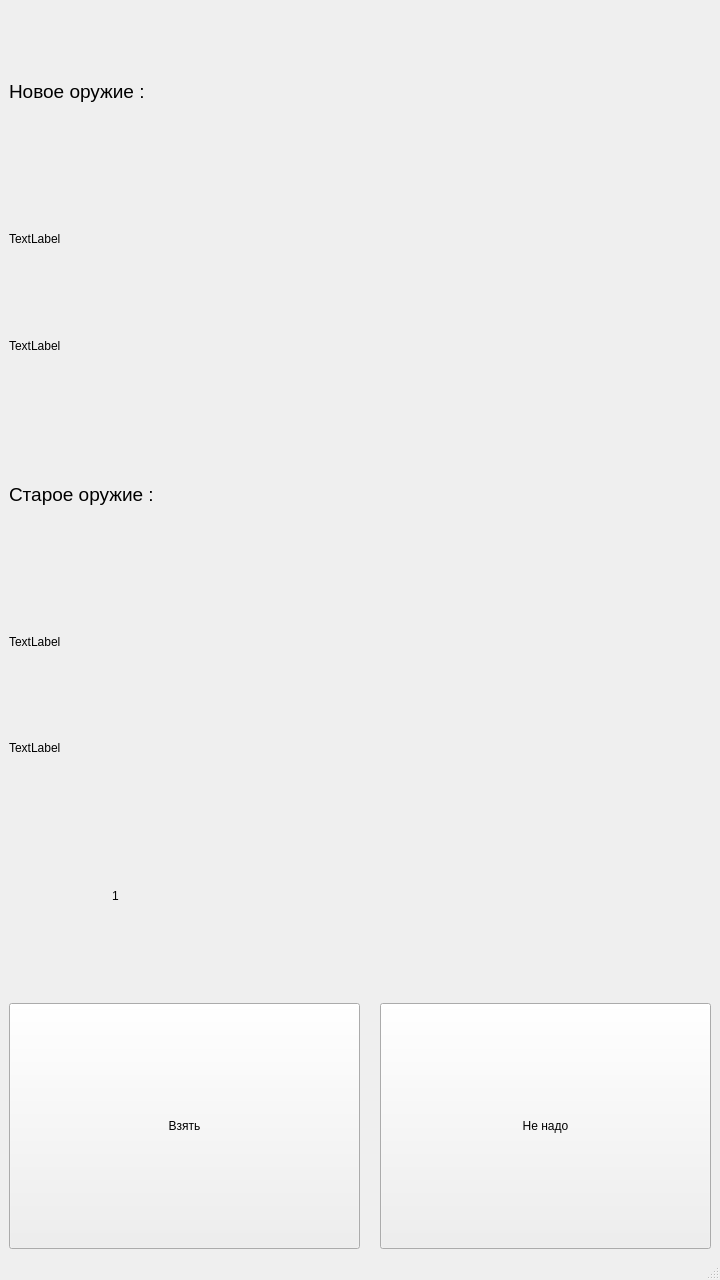
<?xml version="1.0" encoding="UTF-8"?>
<ui version="4.0">
 <class>Loot</class>
 <widget class="QMainWindow" name="Loot">
  <property name="geometry">
   <rect>
    <x>0</x>
    <y>0</y>
    <width>720</width>
    <height>1280</height>
   </rect>
  </property>
  <property name="windowTitle">
   <string>Loot</string>
  </property>
  <widget class="QWidget" name="centralwidget">
   <layout class="QGridLayout" name="gridLayout" rowstretch="2,1,1,2,1,1,2,3" columnstretch="1,1,2,4" rowminimumheight="0,0,0,0,0,0,0,0">
    <property name="horizontalSpacing">
     <number>20</number>
    </property>
    <property name="verticalSpacing">
     <number>25</number>
    </property>
    <item row="0" column="0" colspan="4">
     <widget class="QLabel" name="label_2">
      <property name="font">
       <font>
        <pointsize>14</pointsize>
        <weight>50</weight>
        <bold>false</bold>
       </font>
      </property>
      <property name="text">
       <string>Новое оружие :</string>
      </property>
     </widget>
    </item>
    <item row="1" column="0" colspan="4">
     <widget class="QLabel" name="min_m">
      <property name="text">
       <string>TextLabel</string>
      </property>
     </widget>
    </item>
    <item row="2" column="0" colspan="4">
     <widget class="QLabel" name="max_m">
      <property name="text">
       <string>TextLabel</string>
      </property>
     </widget>
    </item>
    <item row="7" column="0" colspan="3">
     <widget class="QPushButton" name="pushButton_2">
      <property name="sizePolicy">
       <sizepolicy hsizetype="Minimum" vsizetype="Minimum">
        <horstretch>0</horstretch>
        <verstretch>0</verstretch>
       </sizepolicy>
      </property>
      <property name="text">
       <string>Взять</string>
      </property>
     </widget>
    </item>
    <item row="7" column="3">
     <widget class="QPushButton" name="pushButton">
      <property name="sizePolicy">
       <sizepolicy hsizetype="Minimum" vsizetype="Minimum">
        <horstretch>0</horstretch>
        <verstretch>0</verstretch>
       </sizepolicy>
      </property>
      <property name="text">
       <string>Не надо</string>
      </property>
     </widget>
    </item>
    <item row="3" column="0" colspan="4">
     <widget class="QLabel" name="label">
      <property name="font">
       <font>
        <pointsize>14</pointsize>
        <weight>50</weight>
        <bold>false</bold>
       </font>
      </property>
      <property name="text">
       <string>Старое оружие :</string>
      </property>
     </widget>
    </item>
    <item row="5" column="0" colspan="4">
     <widget class="QLabel" name="max_p">
      <property name="text">
       <string>TextLabel</string>
      </property>
     </widget>
    </item>
    <item row="4" column="0" colspan="4">
     <widget class="QLabel" name="min_p">
      <property name="text">
       <string>TextLabel</string>
      </property>
     </widget>
    </item>
    <item row="6" column="1" colspan="3">
     <widget class="QLabel" name="exp">
      <property name="text">
       <string>1</string>
      </property>
     </widget>
    </item>
   </layout>
  </widget>
  <widget class="QMenuBar" name="menubar">
   <property name="geometry">
    <rect>
     <x>0</x>
     <y>0</y>
     <width>720</width>
     <height>21</height>
    </rect>
   </property>
  </widget>
  <widget class="QStatusBar" name="statusbar"/>
 </widget>
 <resources/>
 <connections/>
</ui>
